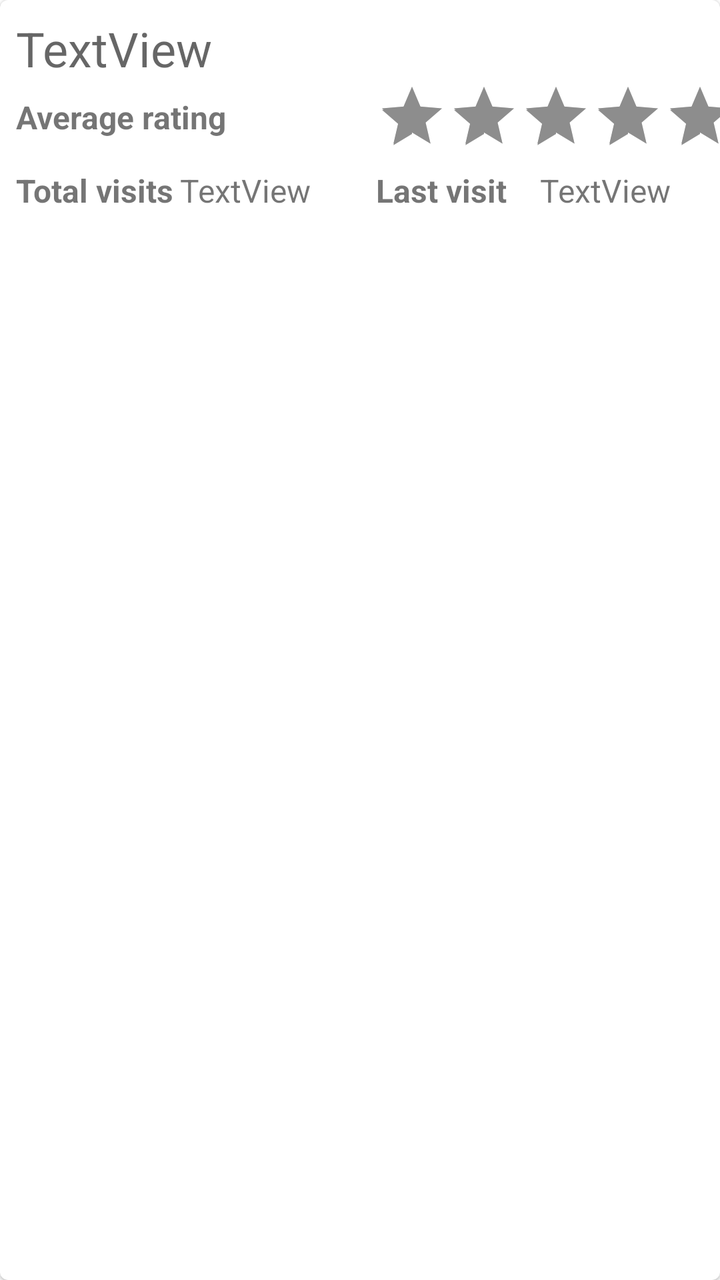
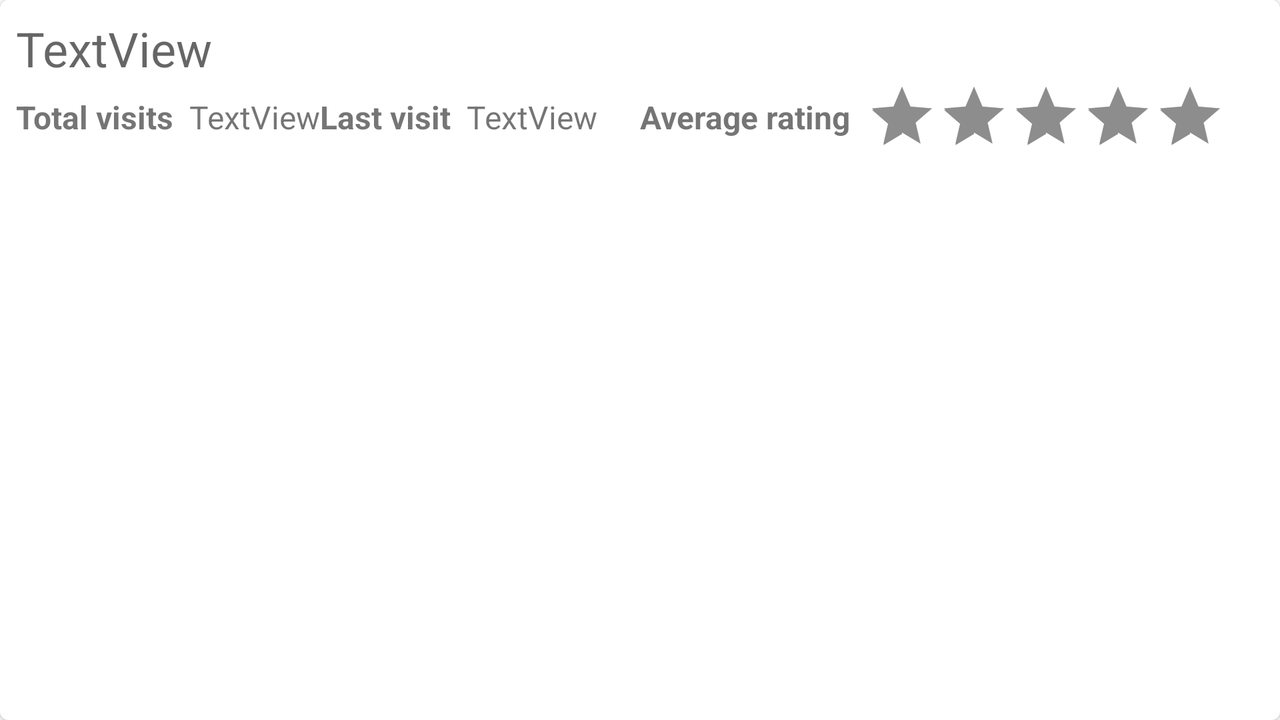

One screen, two layout resources from the same app: the default and the author's alternative for another configuration. Each is rendered where Android would select it; the XML of both is given below.
<!-- AndroidManifest.xml: application theme Theme.TrigBag -->
<!-- res/layout/listitem_log.xml -->
<?xml version="1.0" encoding="utf-8"?>
<com.google.android.material.card.MaterialCardView
    xmlns:android="http://schemas.android.com/apk/res/android"
    xmlns:app="http://schemas.android.com/apk/res-auto"
    xmlns:tools="http://schemas.android.com/tools"
    android:layout_width="match_parent"
    android:layout_height="wrap_content"
    android:layout_margin="8dp">


    <androidx.constraintlayout.widget.ConstraintLayout
        android:id="@+id/con_logitem_container"
        android:layout_width="match_parent"
        android:layout_height="wrap_content">

        <androidx.constraintlayout.widget.ConstraintLayout
            android:id="@+id/constraintLayout2"
            android:layout_width="0dp"
            android:layout_height="wrap_content"
            app:layout_constraintEnd_toEndOf="parent"
            app:layout_constraintHorizontal_bias="0.0"
            app:layout_constraintStart_toStartOf="parent"
            app:layout_constraintTop_toBottomOf="@+id/txt_logitem_name">

            <RatingBar
                android:id="@+id/rat_logitem_rating"
                style="@style/Widget.AppCompat.RatingBar.Indicator"
                android:layout_width="wrap_content"
                android:layout_height="wrap_content"
                android:layout_marginStart="8dp"
                android:isIndicator="true"
                android:max="5"
                android:numStars="5"
                android:rating="5"
                app:layout_constraintHeight="match_constraint"
                app:layout_constraintStart_toStartOf="@+id/guideline6"
                app:layout_constraintTop_toTopOf="parent" />

            <TextView
                android:id="@+id/textView5"
                android:layout_width="wrap_content"
                android:layout_height="wrap_content"
                android:layout_marginStart="8dp"
                android:text="Average rating"
                android:textSize="16sp"
                android:textStyle="bold"
                app:layout_constraintBottom_toBottomOf="parent"
                app:layout_constraintStart_toStartOf="parent"
                app:layout_constraintTop_toTopOf="parent" />

            <androidx.constraintlayout.widget.Guideline
                android:id="@+id/guideline6"
                android:layout_width="wrap_content"
                android:layout_height="wrap_content"
                android:orientation="vertical"
                app:layout_constraintGuide_percent=".5" />
        </androidx.constraintlayout.widget.ConstraintLayout>

        <TextView
            android:id="@+id/txt_logitem_name"
            android:layout_width="wrap_content"
            android:layout_height="0dp"
            android:layout_marginStart="8dp"
            android:layout_marginTop="8dp"
            android:text="TextView"
            android:textAppearance="@style/TextAppearance.AppCompat.Display1"
            android:textSize="24sp"
            app:layout_constraintStart_toStartOf="parent"
            app:layout_constraintTop_toTopOf="parent" />

        <TextView
            android:id="@+id/txt_logitem_totalvisits"
            android:layout_width="0dp"
            android:layout_height="wrap_content"
            android:text="TextView"
            android:textSize="16sp"
            app:layout_constraintStart_toStartOf="@+id/guideline7"
            app:layout_constraintTop_toTopOf="@+id/textView6" />

        <androidx.constraintlayout.widget.Guideline
            android:id="@+id/guideline5"
            android:layout_width="wrap_content"
            android:layout_height="wrap_content"
            android:orientation="vertical"
            app:layout_constraintGuide_percent="0.5" />

        <TextView
            android:id="@+id/textView6"
            android:layout_width="wrap_content"
            android:layout_height="wrap_content"
            android:layout_marginStart="8dp"
            android:layout_marginTop="8dp"
            android:layout_marginBottom="8dp"
            android:text="Total visits"
            android:textSize="16sp"
            android:textStyle="bold"
            app:layout_constraintBottom_toBottomOf="parent"
            app:layout_constraintStart_toStartOf="parent"
            app:layout_constraintTop_toBottomOf="@+id/constraintLayout2" />

        <androidx.constraintlayout.widget.Guideline
            android:id="@+id/guideline7"
            android:layout_width="wrap_content"
            android:layout_height="wrap_content"
            android:orientation="vertical"
            app:layout_constraintGuide_percent="0.25" />

        <TextView
            android:id="@+id/textView7"
            android:layout_width="wrap_content"
            android:layout_height="wrap_content"
            android:layout_marginStart="8dp"
            android:layout_marginTop="8dp"
            android:text="Last visit"
            android:textSize="16sp"
            android:textStyle="bold"
            app:layout_constraintStart_toStartOf="@+id/guideline5"
            app:layout_constraintTop_toBottomOf="@+id/constraintLayout2" />

        <TextView
            android:id="@+id/txt_logitem_lastvisit"
            android:layout_width="wrap_content"
            android:layout_height="wrap_content"
            android:text="TextView"
            android:textSize="16sp"
            app:layout_constraintStart_toStartOf="@+id/guideline8"
            app:layout_constraintTop_toTopOf="@+id/textView7" />

        <androidx.constraintlayout.widget.Guideline
            android:id="@+id/guideline8"
            android:layout_width="wrap_content"
            android:layout_height="wrap_content"
            android:orientation="vertical"
            app:layout_constraintGuide_percent="0.75" />

    </androidx.constraintlayout.widget.ConstraintLayout>

</com.google.android.material.card.MaterialCardView>
<!-- resources referenced by this layout -->
<resources>
  <style name="Theme.TrigBag" parent="Theme.MaterialComponents.DayNight.DarkActionBar">
          
          <item name="colorPrimary">@color/primaryColor</item>
          <item name="colorPrimaryVariant">@color/primaryDarkColor</item>
          <item name="colorOnPrimary">@color/primaryTextColor</item>
          
          <item name="colorSecondary">@color/secondaryDarkColor</item>
          <item name="colorSecondaryVariant">@color/secondaryLightColor</item>
          <item name="colorOnSecondary">@color/secondaryTextColor</item>
          
          <item name="android:statusBarColor" tools:targetApi="l">?attr/colorPrimaryVariant</item>
          
          <item name="cardBackgroundColor">@color/cardview_light_background</item>
      </style>
  <color name="primaryColor">#FF2e7d32</color>
  <color name="primaryDarkColor">#FF005005</color>
  <color name="primaryTextColor">#FFffffff</color>
  <color name="secondaryDarkColor">#FF8d8d8d</color>
  <color name="secondaryLightColor">#FFefefef</color>
  <color name="secondaryTextColor">#FF000000</color>
</resources>
<!-- res/layout-land/listitem_log.xml (the author's variant of the layout above) -->
<!-- drawn on the phone turned sideways -->
<?xml version="1.0" encoding="utf-8"?>
<com.google.android.material.card.MaterialCardView
    xmlns:android="http://schemas.android.com/apk/res/android"
    xmlns:app="http://schemas.android.com/apk/res-auto"
    xmlns:tools="http://schemas.android.com/tools"
    android:layout_width="match_parent"
    android:layout_height="wrap_content"
    android:layout_margin="8dp">


    <androidx.constraintlayout.widget.ConstraintLayout
        android:id="@+id/con_logitem_container"
        android:layout_width="match_parent"
        android:layout_height="wrap_content">

        <androidx.constraintlayout.widget.ConstraintLayout
            android:id="@+id/constraintLayout2"
            android:layout_width="0dp"
            android:layout_height="wrap_content"
            app:layout_constraintEnd_toEndOf="parent"
            app:layout_constraintHorizontal_bias="0.0"
            app:layout_constraintStart_toStartOf="parent"
            app:layout_constraintTop_toBottomOf="@+id/txt_logitem_name">

            <RatingBar
                android:id="@+id/rat_logitem_rating"
                style="@style/Widget.AppCompat.RatingBar.Indicator"
                android:layout_width="wrap_content"
                android:layout_height="wrap_content"
                android:layout_marginStart="8dp"
                android:isIndicator="true"
                android:max="5"
                android:numStars="5"
                android:rating="5"
                app:layout_constraintHeight="match_constraint"
                app:layout_constraintStart_toEndOf="@+id/textView5"
                app:layout_constraintTop_toTopOf="parent" />

            <TextView
                android:id="@+id/textView5"
                android:layout_width="wrap_content"
                android:layout_height="wrap_content"
                android:text="Average rating"
                android:textSize="16sp"
                android:textStyle="bold"
                app:layout_constraintBottom_toBottomOf="parent"
                app:layout_constraintStart_toStartOf="@+id/guideline6"
                app:layout_constraintTop_toTopOf="parent" />

            <androidx.constraintlayout.widget.Guideline
                android:id="@+id/guideline6"
                android:layout_width="wrap_content"
                android:layout_height="wrap_content"
                android:orientation="vertical"
                app:layout_constraintGuide_percent=".5" />

            <TextView
                android:id="@+id/textView6"
                android:layout_width="wrap_content"
                android:layout_height="wrap_content"
                android:layout_marginStart="8dp"
                android:text="Total visits"
                android:textSize="16sp"
                android:textStyle="bold"
                app:layout_constraintBottom_toBottomOf="parent"
                app:layout_constraintStart_toStartOf="parent"
                app:layout_constraintTop_toTopOf="parent" />

            <TextView
                android:id="@+id/txt_logitem_totalvisits"
                android:layout_width="0dp"
                android:layout_height="wrap_content"
                android:layout_marginStart="8dp"
                android:text="TextView"
                android:textSize="16sp"
                app:layout_constraintBottom_toBottomOf="parent"
                app:layout_constraintStart_toEndOf="@+id/textView6"
                app:layout_constraintTop_toTopOf="parent" />

            <TextView
                android:id="@+id/textView7"
                android:layout_width="wrap_content"
                android:layout_height="wrap_content"
                android:text="Last visit"
                android:textSize="16sp"
                android:textStyle="bold"
                app:layout_constraintBottom_toBottomOf="parent"
                app:layout_constraintStart_toStartOf="@+id/guideline14"
                app:layout_constraintTop_toTopOf="parent" />

            <androidx.constraintlayout.widget.Guideline
                android:id="@+id/guideline14"
                android:layout_width="wrap_content"
                android:layout_height="wrap_content"
                android:orientation="vertical"
                app:layout_constraintGuide_percent="0.25" />

            <TextView
                android:id="@+id/txt_logitem_lastvisit"
                android:layout_width="wrap_content"
                android:layout_height="wrap_content"
                android:layout_marginStart="8dp"
                android:text="TextView"
                android:textSize="16sp"
                app:layout_constraintBottom_toBottomOf="parent"
                app:layout_constraintStart_toEndOf="@+id/textView7"
                app:layout_constraintTop_toTopOf="parent" />
        </androidx.constraintlayout.widget.ConstraintLayout>

        <TextView
            android:id="@+id/txt_logitem_name"
            android:layout_width="wrap_content"
            android:layout_height="0dp"
            android:layout_marginStart="8dp"
            android:layout_marginTop="8dp"
            android:text="TextView"
            android:textAppearance="@style/TextAppearance.AppCompat.Display1"
            android:textSize="24sp"
            app:layout_constraintStart_toStartOf="parent"
            app:layout_constraintTop_toTopOf="parent" />

        <androidx.constraintlayout.widget.Guideline
            android:id="@+id/guideline5"
            android:layout_width="wrap_content"
            android:layout_height="wrap_content"
            android:orientation="vertical"
            app:layout_constraintGuide_percent="0.5" />

    </androidx.constraintlayout.widget.ConstraintLayout>

</com.google.android.material.card.MaterialCardView>
